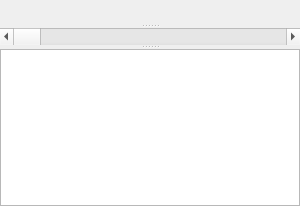
    <widget class="QSplitter" name="splitter">
     <property name="orientation">
      <enum>Qt::Vertical</enum>
     </property>
     <widget class="QCustomPlot" name="Plot" native="true">
      <property name="sizePolicy">
       <sizepolicy hsizetype="Expanding" vsizetype="Expanding">
        <horstretch>0</horstretch>
        <verstretch>0</verstretch>
       </sizepolicy>
      </property>
     </widget>
     <widget class="QScrollBar" name="horizontalScrollBar">
      <property name="minimumSize">
       <size>
        <width>0</width>
        <height>17</height>
       </size>
      </property>
      <property name="maximumSize">
       <size>
        <width>16777215</width>
        <height>17</height>
       </size>
      </property>
      <property name="singleStep">
       <number>1</number>
      </property>
      <property name="orientation">
       <enum>Qt::Horizontal</enum>
      </property>
     </widget>
     <widget class="QTextBrowser" name="Serialincomingdata_textBrowser">
      <property name="enabled">
       <bool>true</bool>
      </property>
      <property name="sizePolicy">
       <sizepolicy hsizetype="Expanding" vsizetype="Minimum">
        <horstretch>0</horstretch>
        <verstretch>0</verstretch>
       </sizepolicy>
      </property>
      <property name="minimumSize">
       <size>
        <width>300</width>
        <height>90</height>
       </size>
      </property>
      <property name="palette">
       <palette>
        <active>
         <colorrole role="HighlightedText">
          <brush brushstyle="SolidPattern">
           <color alpha="255">
            <red>0</red>
            <green>0</green>
            <blue>0</blue>
           </color>
          </brush>
         </colorrole>
        </active>
        <inactive>
         <colorrole role="HighlightedText">
          <brush brushstyle="SolidPattern">
           <color alpha="255">
            <red>0</red>
            <green>0</green>
            <blue>0</blue>
           </color>
          </brush>
         </colorrole>
        </inactive>
        <disabled>
         <colorrole role="HighlightedText">
          <brush brushstyle="SolidPattern">
           <color alpha="255">
            <red>0</red>
            <green>0</green>
            <blue>0</blue>
           </color>
          </brush>
         </colorrole>
        </disabled>
       </palette>
      </property>
     </widget>
    </widget>
